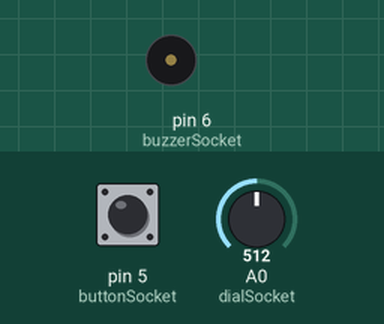
Simulated run of this sketch. Board: Arduino Uno, built with avr-gcc and run on an emulated ATmega328P. On the bench: buzzer (waves = sounding). The inputs (shaded band) are chosen by the test bench; at power-on: pin 5 (buttonSocket) LOW, A0 (dialSocket) = 512.

Above: at 1.2 s.
1.3 s: pin 5 (buttonSocket) pulled HIGH for 1 s
At 1.7 s:
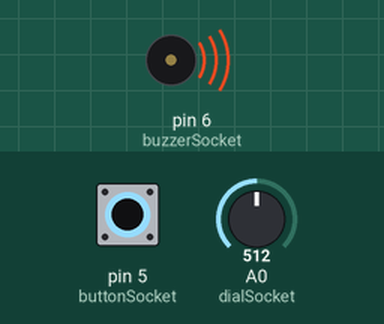
3.8 s: pin 5 (buttonSocket) pulled HIGH for 3.2 s
At 7.6 s:
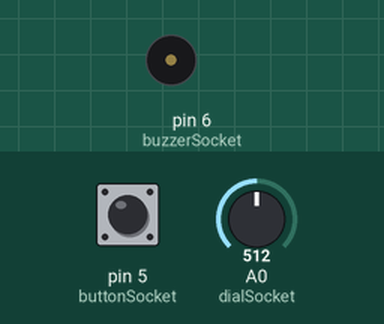
Timing chart, 0 to 9.1 s (numbered marks = the images above; inputs shaded):
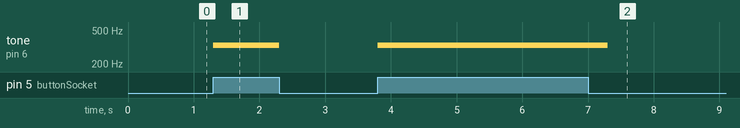

Measured:
- after the input at 1.3 s, tone on pin 6 (buzzerSocket): silent → 333 Hz at once, → silent 1.0 s later
- after the input at 3.8 s, tone on pin 6 (buzzerSocket): silent → 333 Hz at once, → silent 3.5 s later

The sketch:

M04C05.ino
```cpp
const int buttonSocket = 5;
const int buzzerSocket = 6;
const int dialSocket = A0;
float note;

void setup() {
  // put your setup code here, to run once:
  pinMode(buttonSocket, INPUT);
  pinMode(buzzerSocket, OUTPUT);
  pinMode(dialSocket, INPUT);
}

void loop() {
  // put your main code here, to run repeatedly:
  if(digitalRead(buttonSocket)){
    note = analogRead(dialSocket)*.3 + 180;
    tone(buzzerSocket, note);
    delay(500);
    noTone(buzzerSocket);
  }
}
```
